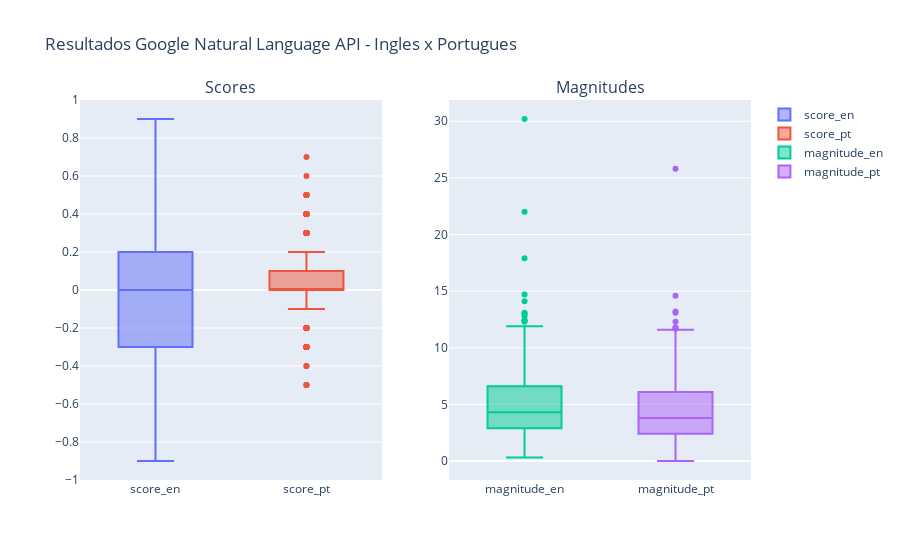

Notebook cell for this chart:
### Markdown cell above
## Avaliando os Resultados

A análise de sentimento da API de Natural Language do Google tenta determinar a atitude geral do documento e é representada por valores numéricos score e magnitude.

Para classificar corretamente o sentimento de textos, é necessário interpretar esses dois valores. Enquanto o score representa o sentimento geral do conteúdo (positivo ou negativo), a magnitude indica o conteúdo emocional presente nele, e esse valor é segundo a GOOGLE geralmente proporcional ao tamanho do documento. Resumidamente:
- Score: indica o range do sentimento, onde -1.0 representa o limite de um sentimento negativo e 1.0 o limite de um sentimento positivo.
- Magnitude: Indica a força geral da emoção classificada no score. Diferente do score, a magnitude não é normalizada e varia entre os intervalos de 0.0 e +inf.

### Code cell
#import plotly.io as pio
import chart_studio
# Plotando Boxplot
y1 = amostra.score_en
y2 = amostra.score_pt
y3 = amostra.magnitude_en
y4 = amostra.magnitude_pt

fig1 = make_subplots(rows=1, cols=2, subplot_titles=("Scores", "Magnitudes"))

fig1.add_trace(go.Box(y=y1, name='score_en'), row=1, col=1)
fig1.add_trace(go.Box(y=y2, name='score_pt'), row=1, col=1)
fig1.add_trace(go.Box(y=y3, name='magnitude_en'), row=1, col=2)
fig1.add_trace(go.Box(y=y4, name='magnitude_pt'), row=1, col=2)

fig1.update_layout(height=600, title_text="Resultados Google Natural Language API - Ingles x Portugues", title_x =0.05)
fig1.show()

#pio.write_html(fig, file='boxplot.html', auto_open=True)

### Figure 1 — Plotly figure (JSON) as saved in the notebook; plotly's stock layout.template omitted (floating-point values rounded to 4 significant figures; data arrays with more than 128 entries replaced by an {"elided": "..."} marker saying what was removed)
{"data": [{"name": "score_en", "type": "box", "xaxis": "x", "y": {"elided": "381 float values"}, "yaxis": "y"}, {"name": "score_pt", "type": "box", "xaxis": "x", "y": {"elided": "381 float values"}, "yaxis": "y"}, {"name": "magnitude_en", "type": "box", "xaxis": "x2", "y": {"elided": "381 float values"}, "yaxis": "y2"}, {"name": "magnitude_pt", "type": "box", "xaxis": "x2", "y": {"elided": "381 float values"}, "yaxis": "y2"}], "layout": {"annotations": [{"font": {"size": 16}, "showarrow": false, "text": "Scores", "x": 0.225, "xanchor": "center", "xref": "paper", "y": 1, "yanchor": "bottom", "yref": "paper"}, {"font": {"size": 16}, "showarrow": false, "text": "Magnitudes", "x": 0.775, "xanchor": "center", "xref": "paper", "y": 1, "yanchor": "bottom", "yref": "paper"}], "autosize": true, "title": {"text": "Resultados Google Natural Language API - Ingles x Portugues", "x": 0.05}, "xaxis": {"anchor": "y", "autorange": true, "domain": [0, 0.45], "range": [-0.5, 1.5], "type": "category"}, "xaxis2": {"anchor": "y2", "autorange": true, "domain": [0.55, 1], "range": [-0.5, 1.5], "type": "category"}, "yaxis": {"anchor": "x", "autorange": true, "domain": [0, 1], "range": [-1.0, 1.0], "type": "linear"}, "yaxis2": {"anchor": "x2", "autorange": true, "domain": [0, 1], "range": [-1.678, 31.88], "type": "linear"}}}
